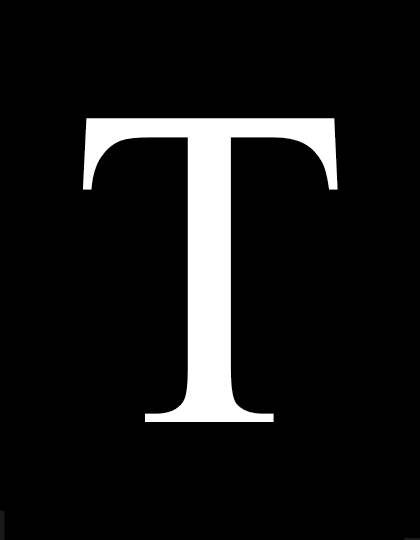
%> input picture T.tif, 420 x 540 px
$ octave boundarytacing_1.m   (GNU Octave 9; MATLAB toolbox functions it lacks are replaced by stand-ins)
%> lines starting %> are read from the running program, lines starting %| are printed output that depends on the picture; in (x1, y1, x2, y2) boxes, pixels count from 0 and x2, y2 are one past the last pixel; in counts of white or black regions, pixels touching at a corner belong together; the program's own positions count from 1
img=imread('T.tif');
%> img is the input picture: size 540x420 uint8; min 0, max 255, mean 22.4
subplot(121);imshow(img);
title('original image');
img1=im2bw(img);
%> img1: size 540x420 logical; 8.8% white; 1 white region, box (x1, y1, x2, y2) and area: (83, 118, 338, 422) 19947
subplot(122);imshow(img1);
title('binary image');
hold on;
[m,n]=size(img);
%> m = 540; n = 420
a=0;
for i=1:m
    for j=1:n
        if img1(i,j)~=0
            p=[i,j];
            a=1;
            break;
        end
    end
    if a==1;
        break;
    end
end
%> after the loop, a = 1; p = [119 88]
boundary=bwtraceboundary(img1,p,'e',8,1800);
%> boundary = 1395 rows, first 12: [119 88; 119 89; 119 90; 119 91; 119 92; 119 93; 119 94; 119 95; 119 96; 119 97; 119 98; 119 99]
plot(boundary(:,2),boundary(:,1),'r','linewidth',2);
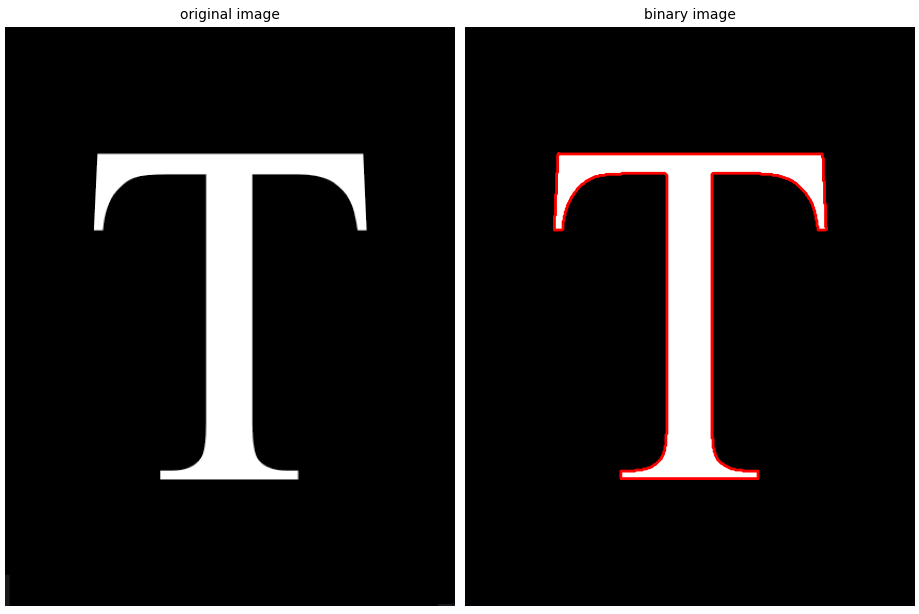
%> figure redrawn from the program's plot data, 2 panels
